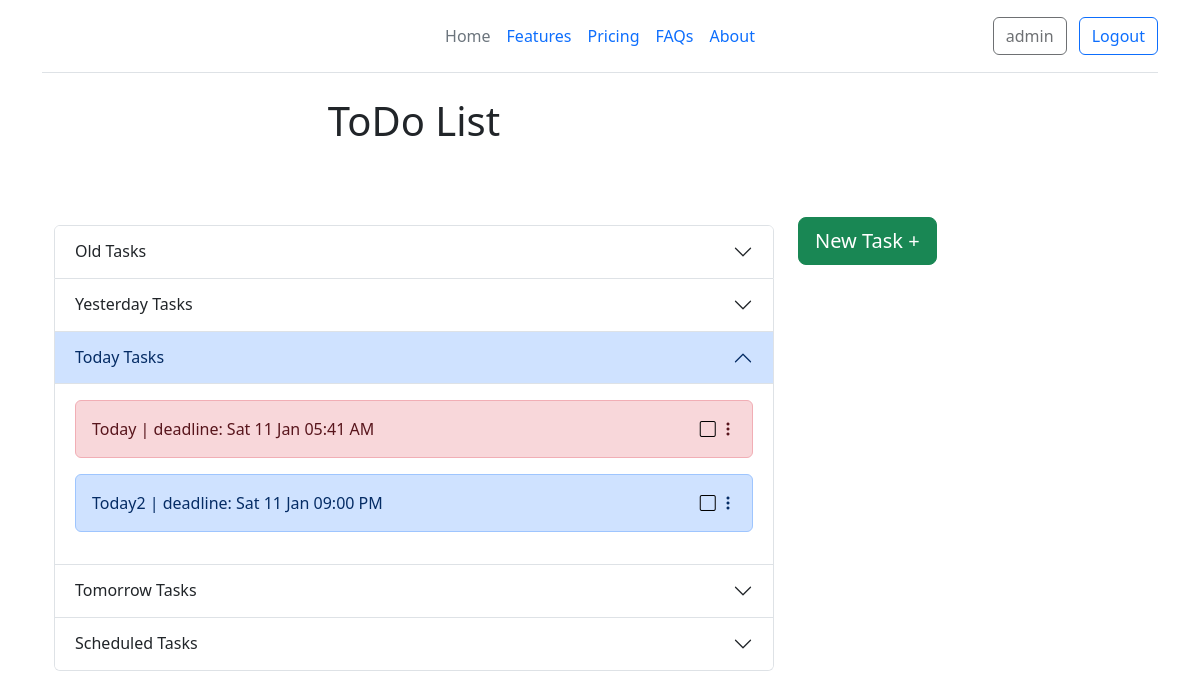
Before: / (signed in) with the older database file.
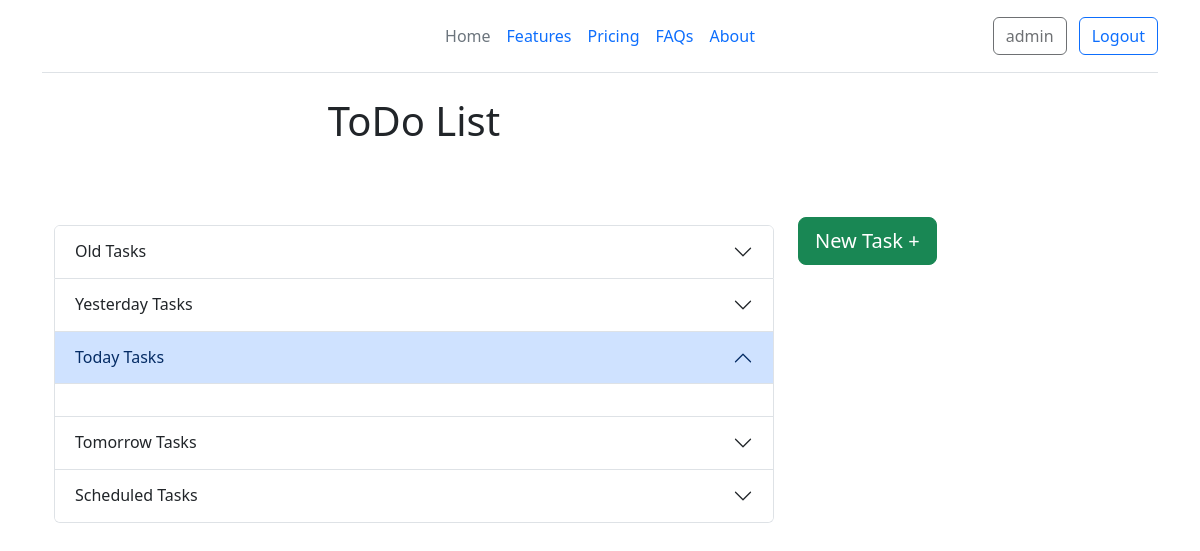
After: the same page with the newer database file.
### core/models.py (models this page shows, shortened)
class Task(models.Model):
    PRIORITY_CHOICES = {
        'L': 'Low',
        'N': 'Normal',
        'H': 'High'
    }
    user = models.ForeignKey(settings.AUTH_USER_MODEL, on_delete=models.CASCADE)
    title = models.CharField(max_length=80)
    description = models.TextField(null=True, blank=True)
    priority = models.CharField(max_length=1, choices=PRIORITY_CHOICES, default='L')
    added_at = models.DateTimeField(auto_now=True)
    deadline = models.DateTimeField()
    is_completed = models.BooleanField(default=False)
    @staticmethod
    def default_deadline():
        return datetime.combine(
            now().date() + timedelta(days=1), time(), tzinfo=get_current_timezone())
    @property
    def is_overdue(self):
        if not self.is_completed:
            user_deadline = localtime(value=self.deadline)
            user_current_time = localtime()
            return user_deadline < user_current_time
        return False
    def __str__(self):
        deadline = localtime(value=self.deadline)
        if deadline == self.default_deadline():
            return f"{self.title} | deadline: End of today"
        elif deadline.date() == localdate() + timedelta(days=1):
            return f"{self.title} | deadline: Tomorrow {deadline:%I:%M %p}"
        return f"{self.title} | deadline: {deadline:%a %d %b %I:%M %p}"

### core/views.py (the view)
# urls.py: 2. Add a URL to urlpatterns:  path('', views.home, name='home')
@login_required()
def home(request):
    tasks = Task.objects.filter(user=request.user)
    old_tasks = tasks.filter(
        deadline__lte=Task.default_deadline() - timedelta(days=2))
    yesterday_tasks = tasks.filter(
        deadline__gt=Task.default_deadline() - timedelta(days=2),
        deadline__lte=Task.default_deadline() - timedelta(days=1))
    today_tasks = tasks.filter(
        deadline__gt=Task.default_deadline() - timedelta(days=1),
        deadline__lte=Task.default_deadline())
    tomorrow_tasks = tasks.filter(
        deadline__gt=Task.default_deadline(),
        deadline__lte=Task.default_deadline() + timedelta(days=1))
    scheduled_tasks = tasks.filter(
        deadline__gt=Task.default_deadline() + timedelta(days=1))
    form = TaskAddFrom()
    context = {
        'old_tasks': list(old_tasks),
        'yesterday_tasks': list(yesterday_tasks),
        'today_tasks': list(today_tasks),
        'tomorrow_tasks': list(tomorrow_tasks),
        'scheduled_tasks': list(scheduled_tasks),
        'form': form}
    return render(request, 'home.html', context=context)

### core/templates/home.html (shortened to what this page needs)
{% extends 'base.html' %}
{% load static %}
{% block content %}
<div class="container">
    <div class="row">
        <div class="col-8">
            <h1 class="text-center">ToDo List</h1><br>
            <br><br>
            <div class="accordion" id="accordionFlushExample">
                <div class="accordion-item">
                    <h2 class="accordion-header">
                        <button class="accordion-button collapsed" type="button" data-bs-toggle="collapse"
                            data-bs-target="#flush-collapseOne" aria-expanded="false" aria-controls="flush-collapseOne">
                            Old Tasks
                        </button>
                    </h2>
                </div>
                <div class="accordion-item">
                    <h2 class="accordion-header">
                        <button class="accordion-button collapsed" type="button" data-bs-toggle="collapse"
                            data-bs-target="#flush-collapseTwo" aria-expanded="false" aria-controls="flush-collapseTwo">
                            Yesterday Tasks
                        </button>
                    </h2>
                </div>
                <div class="accordion-item">
                    <h2 class="accordion-header">
                        <button class="accordion-button" type="button" data-bs-toggle="collapse"
                            data-bs-target="#flush-collapseThree" aria-expanded="true"
                            aria-controls="flush-collapseThree">
                            Today Tasks
                        </button>
                    </h2>
                    <div id="flush-collapseThree" class="accordion-collapse collapse show">
                        <div class="accordion-body">
                            {% for task in today_tasks %}
                            {% include 'task.html' %}
                            {% endfor %}
                        </div>
                    </div>
                </div>
                <div class="accordion-item">
                    <h2 class="accordion-header">
                        <button class="accordion-button collapsed" type="button" data-bs-toggle="collapse"
                            data-bs-target="#flush-collapseFour" aria-expanded="false"
                            aria-controls="flush-collapseFour">
                            Tomorrow Tasks
                        </button>
                    </h2>
                </div>
                <div class="accordion-item">
                    <h2 class="accordion-header">
                        <button class="accordion-button collapsed" type="button" data-bs-toggle="collapse"
                            data-bs-target="#flush-collapseFive" aria-expanded="false"
                            aria-controls="flush-collapseFive">
                            Scheduled Tasks
                        </button>
                    </h2>
                </div>
            </div>
        </div>
        <div class="col-4"><br><br><br><br><br>
            <button type="button" class="btn btn-success btn-lg" data-bs-toggle="modal" data-bs-target="#taskModal">
                New Task +
            </button>
        </div>
    </div>
</div>
{% endblock %}

### core/templates/base.html (shortened to what this page needs)
<!DOCTYPE html>
<html lang="en">
    <head>
        {% load static %}
        <link rel="stylesheet" href="{% static 'css/bootstrap.min.css' %}">
        <link rel="stylesheet" href="{% static 'css/bootstrap-icons.min.css' %}">
    </head>
    <body hx-headers='{"X-CSRFToken": "{{ csrf_token }}"}' class="bg-body-teriatry">
        {% include 'navbar.html' %}
        <div class="container">
            {% block content %}
            {% endblock %}
        </div>
    </body>
</html>

### core/templates/navbar.html (shortened to what this page needs)
<div class="container">
  <header
    class="d-flex flex-wrap align-items-center justify-content-center justify-content-md-between py-3 mb-4 border-bottom">
    <div class="col-md-3 mb-2 mb-md-0">
      <a href="/" class="d-inline-flex link-body-emphasis text-decoration-none">
        <svg class="bi" width="40" height="32" role="img" aria-label="Bootstrap">
          <use xlink:href="#bootstrap"></use>
        </svg>
      </a>
    </div>
    <ul class="nav col-12 col-md-auto mb-2 justify-content-center mb-md-0">
      <li><a href="{% url 'home' %}" class="nav-link px-2 link-secondary">Home</a></li>
      <li><a href="#" class="nav-link px-2">Features</a></li>
      <li><a href="#" class="nav-link px-2">Pricing</a></li>
      <li><a href="#" class="nav-link px-2">FAQs</a></li>
      <li><a href="#" class="nav-link px-2">About</a></li>
    </ul>
    <div class="col-md-3 text-end">
      {% if not user.is_authenticated %}
      <a type="button" class="btn btn-outline-primary me-2" href="{% url 'login' %}">Login</a>
      <a type="button" class="btn btn-primary" href="{% url 'register' %}">Sign-up</a>
      {% else %}
      <form action="{% url 'logout' %}" method="post">
        <button class="btn btn-gray disabled me-2">{{ user.username }}</button>
        <button type="submit" class="btn btn-outline-primary">Logout</button>
      </form>
      {% endif %}
    </div>
  </header>
</div>

### core/templates/task.html (shortened to what this page needs)
<div class="alert {% if task.is_overdue %} alert-danger {% elif task.is_completed %} alert-success {% else %} alert-primary {% endif %} d-flex justify-content-between align-items-center" role="alert" id="task-{{task.id}}">
    <span {% if task.is_completed %} style="text-decoration: line-through;" {% endif %}>
        {{ task }}
    </span>
    <form hx-post="{% url 'check_task' task.id %}" hx-target="#task-{{task.id}}" hx-swap="outerHTML">
        <button type="submit" style="border: none; background: none; padding: 0;">
            <i class="bi {% if task.is_completed %} bi-check-square-fill {% else %} bi-square {% endif %}"></i>
        </button>
        <span class="dropstart">
            <i class="bi bi-three-dots-vertical" type="button" data-bs-toggle="dropdown"></i>
        </span>
    </form>
</div>

Changed rows visible on the page:
removed Task: deadline+title "Today | deadline: Sat 11 Jan 05:41 AM", is_completed False (drawn)
no longer on this page (row edited): Task: deadline+title "Today2 | deadline: Sat 11 Jan 09:00 PM", is_completed False (drawn)
